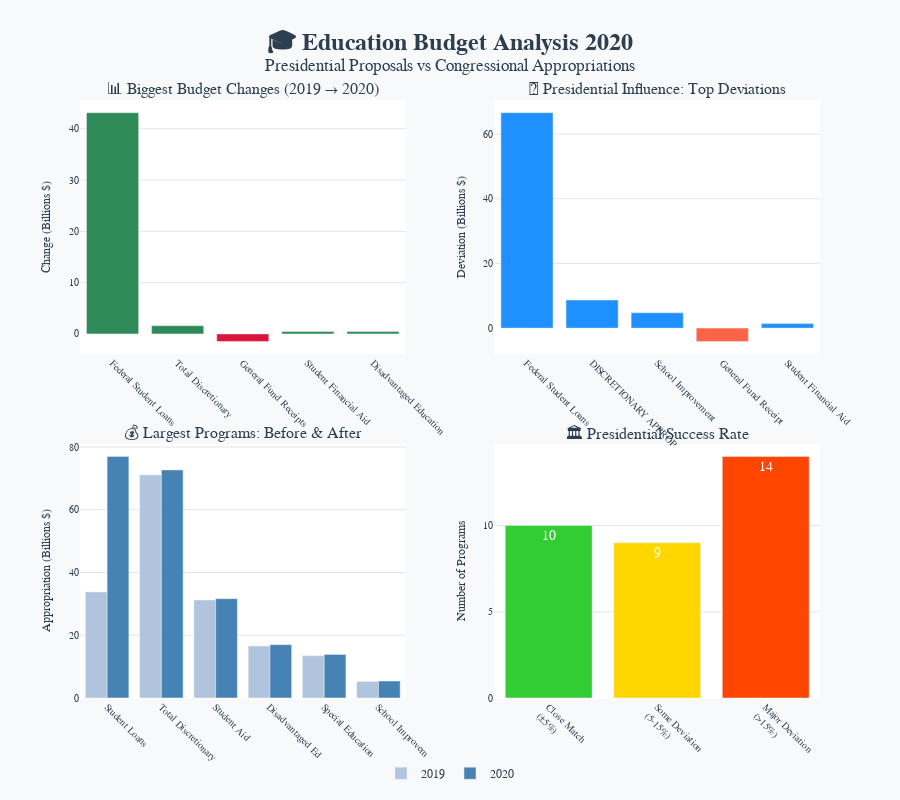

Write notebook code for a chart like this one.
### Code cell
import plotly.graph_objects as go
import plotly.express as px
from plotly.subplots import make_subplots

def create_clean_budget_dashboard(program_data):
    """Create a clean, focused budget analysis dashboard"""
    
    # Prepare data
    programs = [p.program for p in program_data]
    appropriation_2019 = [p.row.appropriation_2019 for p in program_data]
    appropriation_2020 = [p.row.appropriation_2020 for p in program_data]
    president_budget = [p.row.president_budget_2020 for p in program_data]
    change_from_2019 = [p.row.change_from_2019_amount for p in program_data]
    change_from_president = [p.row.change_from_president_amount for p in program_data]
    change_from_president_pct = [float(str(p.row.change_from_president_percent).replace('%', '').replace('(', '-').replace(')', '').replace('---', '0').strip() or '0') for p in program_data]
    
    # Create clean 2x2 layout
    fig = make_subplots(
        rows=2, cols=2,
        subplot_titles=[
            "📊 Biggest Budget Changes (2019 → 2020)",
            "🎯 Presidential Influence: Top Deviations", 
            "💰 Largest Programs: Before & After",
            "🏛️ Presidential Success Rate"
        ],
        specs=[[{"type": "bar"}, {"type": "bar"}],
               [{"type": "bar"}, {"type": "bar"}]],
        vertical_spacing=0.15,
        horizontal_spacing=0.12
    )
    
    # 1. Top Budget Changes - Clean and focused
    impact_data = list(zip(programs, change_from_2019))
    impact_data.sort(key=lambda x: abs(x[1]), reverse=True)
    top_5_changes = impact_data[:5]
    
    # Clean program names
    clean_names = []
    for prog, _ in top_5_changes:
        if "Federal Direct Student Loans" in prog:
            clean_names.append("Federal Student Loans")
        elif "DISCRETIONARY" in prog:
            clean_names.append("Total Discretionary")
        elif "Student Financial Assistance" in prog:
            clean_names.append("Student Financial Aid")
        elif "Education for the Disadvantaged" in prog:
            clean_names.append("Disadvantaged Education")
        else:
            clean_names.append(prog[:25])
    
    colors_1 = ['#2E8B57' if x[1] > 0 else '#DC143C' for x in top_5_changes]
    
    fig.add_trace(
        go.Bar(
            x=clean_names,
            y=[x[1]/1000000 for x in top_5_changes],
            marker_color=colors_1,
            text=[f"${abs(x[1]/1000000):.1f}B" for x in top_5_changes],
            textposition='outside',
            textfont=dict(size=12, color='white'),
            hovertemplate='<b>%{x}</b><br>Change: $%{y:.1f}B<extra></extra>',
            showlegend=False
        ),
        row=1, col=1
    )
    
    # 2. Presidential Influence - Where Congress deviated most
    pres_impact = list(zip(programs, change_from_president, change_from_president_pct))
    pres_impact.sort(key=lambda x: abs(x[1]), reverse=True)
    top_5_deviations = pres_impact[:5]
    
    clean_names_2 = []
    for prog, _, _ in top_5_deviations:
        if "Federal Direct Student Loans" in prog:
            clean_names_2.append("Federal Student Loans")
        elif "School Improvement" in prog:
            clean_names_2.append("School Improvement")
        elif "Higher Education" in prog:
            clean_names_2.append("Higher Education")
        elif "Student Financial Assistance" in prog:
            clean_names_2.append("Student Financial Aid")
        else:
            clean_names_2.append(prog[:20])
    
    colors_2 = ['#1E90FF' if x[1] > 0 else '#FF6347' for x in top_5_deviations]
    
    fig.add_trace(
        go.Bar(
            x=clean_names_2,
            y=[x[1]/1000000 for x in top_5_deviations],
            marker_color=colors_2,
            text=[f"{x[2]:.0f}%" for x in top_5_deviations],
            textposition='outside',
            textfont=dict(size=12, color='white'),
            hovertemplate='<b>%{x}</b><br>Deviation: $%{y:.1f}B<br>Percent: %{text}<extra></extra>',
            showlegend=False
        ),
        row=1, col=2
    )
    
    # 3. Largest Programs Comparison - Clean side by side
    largest_programs = list(zip(programs, appropriation_2019, appropriation_2020))
    largest_programs.sort(key=lambda x: x[2], reverse=True)
    top_6_programs = largest_programs[:6]
    
    clean_names_3 = []
    for prog, _, _ in top_6_programs:
        if "Federal Direct Student Loans" in prog:
            clean_names_3.append("Student Loans")
        elif "DISCRETIONARY" in prog:
            clean_names_3.append("Total Discretionary")
        elif "Student Financial Assistance" in prog:
            clean_names_3.append("Student Aid")
        elif "Education for the Disadvantaged" in prog:
            clean_names_3.append("Disadvantaged Ed")
        elif "Special Education" in prog:
            clean_names_3.append("Special Education")
        else:
            clean_names_3.append(prog[:15])
    
    fig.add_trace(
        go.Bar(
            x=clean_names_3,
            y=[x[1]/1000000 for x in top_6_programs],
            name='2019',
            marker_color='#B0C4DE',
            offsetgroup=1,
            hovertemplate='<b>%{x}</b><br>2019: $%{y:.1f}B<extra></extra>'
        ),
        row=2, col=1
    )
    
    fig.add_trace(
        go.Bar(
            x=clean_names_3,
            y=[x[2]/1000000 for x in top_6_programs],
            name='2020',
            marker_color='#4682B4',
            offsetgroup=2,
            hovertemplate='<b>%{x}</b><br>2020: $%{y:.1f}B<extra></extra>'
        ),
        row=2, col=1
    )
    
    # 4. Presidential Success Rate - Simple and clear
    success_high = sum(1 for pct in change_from_president_pct if abs(pct) < 5 and pct != 0)
    success_moderate = sum(1 for pct in change_from_president_pct if 5 <= abs(pct) < 15)
    success_low = sum(1 for pct in change_from_president_pct if abs(pct) >= 15)
    
    fig.add_trace(
        go.Bar(
            x=['Close Match<br>(±5%)', 'Some Deviation<br>(5-15%)', 'Major Deviation<br>(>15%)'],
            y=[success_high, success_moderate, success_low],
            marker_color=['#32CD32', '#FFD700', '#FF4500'],
            text=[success_high, success_moderate, success_low],
            textposition='inside',
            textfont=dict(size=14, color='white', family='Arial Black'),
            hovertemplate='<b>%{x}</b><br>Programs: %{y}<extra></extra>',
            showlegend=False
        ),
        row=2, col=2
    )
    
    # Clean layout
    fig.update_layout(
        height=800,
        title={
            'text': "<b>🎓 Education Budget Analysis 2020</b><br><sup>Presidential Proposals vs Congressional Appropriations</sup>",
            'x': 0.5,
            'font': {'size': 24, 'color': '#2C3E50'}
        },
        font=dict(family="Arial", size=12, color='#2C3E50'),
        plot_bgcolor='white',
        paper_bgcolor='#F8F9FA',
        showlegend=True,
        legend=dict(
            orientation="h",
            yanchor="bottom",
            y=-0.15,
            xanchor="center",
            x=0.5,
            font=dict(size=12)
        )
    )
    
    # Clean axes - remove clutter
    for i in range(1, 3):
        for j in range(1, 3):
            fig.update_xaxes(
                tickangle=45,
                title_font=dict(size=12),
                tickfont=dict(size=10),
                showgrid=False,
                row=i, col=j
            )
            fig.update_yaxes(
                title_font=dict(size=12),
                tickfont=dict(size=10),
                showgrid=True,
                gridcolor='#E5E5E5',
                gridwidth=1,
                row=i, col=j
            )
    
    # Specific axis labels
    fig.update_yaxes(title_text="Change (Billions $)", row=1, col=1)
    fig.update_yaxes(title_text="Deviation (Billions $)", row=1, col=2)
    fig.update_yaxes(title_text="Appropriation (Billions $)", row=2, col=1)
    fig.update_yaxes(title_text="Number of Programs", row=2, col=2)
    
    return fig

# Create the clean dashboard
clean_dashboard = create_clean_budget_dashboard(program_data)
clean_dashboard.show()

### Figure 1 — Plotly figure (JSON) as saved in the notebook; plotly's stock layout.template omitted (floating-point values rounded to 4 significant figures)
{"data": [{"hovertemplate": "<b>%{x}</b><br>Change: $%{y:.1f}B<extra></extra>", "marker": {"color": ["#2E8B57", "#2E8B57", "#DC143C", "#2E8B57", "#2E8B57"]}, "showlegend": false, "text": ["$43.1B", "$1.6B", "$1.5B", "$0.5B", "$0.5B"], "textfont": {"color": "white", "size": 12}, "textposition": "outside", "type": "bar", "x": ["Federal Student Loans", "Total Discretionary", "General Fund Receipts", "Student Financial Aid", "Disadvantaged Education"], "xaxis": "x", "y": [43.14, 1.603, -1.47, 0.46, 0.453], "yaxis": "y"}, {"hovertemplate": "<b>%{x}</b><br>Deviation: $%{y:.1f}B<br>Percent: %{text}<extra></extra>", "marker": {"color": ["#1E90FF", "#1E90FF", "#1E90FF", "#FF6347", "#1E90FF"]}, "showlegend": false, "text": ["644%", "14%", "700%", "42%", "5%"], "textfont": {"color": "white", "size": 12}, "textposition": "outside", "type": "bar", "x": ["Federal Student Loans", "DISCRETIONARY APPROP", "School Improvement", "General Fund Receipt", "Student Financial Aid"], "xaxis": "x2", "y": [66.61, 8.678, 4.729, -4.121, 1.396], "yaxis": "y2"}, {"hovertemplate": "<b>%{x}</b><br>2019: $%{y:.1f}B<extra></extra>", "marker": {"color": "#B0C4DE"}, "name": "2019", "offsetgroup": "1", "type": "bar", "x": ["Student Loans", "Total Discretionary", "Student Aid", "Disadvantaged Ed", "Special Education", "School Improvem"], "xaxis": "x3", "y": [33.81, 71.1, 31.2, 16.54, 13.47, 5.247], "yaxis": "y3"}, {"hovertemplate": "<b>%{x}</b><br>2020: $%{y:.1f}B<extra></extra>", "marker": {"color": "#4682B4"}, "name": "2020", "offsetgroup": "2", "type": "bar", "x": ["Student Loans", "Total Discretionary", "Student Aid", "Disadvantaged Ed", "Special Education", "School Improvem"], "xaxis": "x3", "y": [76.96, 72.7, 31.66, 17.0, 13.89, 5.405], "yaxis": "y3"}, {"hovertemplate": "<b>%{x}</b><br>Programs: %{y}<extra></extra>", "marker": {"color": ["#32CD32", "#FFD700", "#FF4500"]}, "showlegend": false, "text": ["10", "9", "14"], "textfont": {"color": "white", "family": "Arial Black", "size": 14}, "textposition": "inside", "type": "bar", "x": ["Close Match<br>(±5%)", "Some Deviation<br>(5-15%)", "Major Deviation<br>(>15%)"], "xaxis": "x4", "y": [10, 9, 14], "yaxis": "y4"}], "layout": {"annotations": [{"font": {"size": 16}, "showarrow": false, "text": "📊 Biggest Budget Changes (2019 → 2020)", "x": 0.22, "xanchor": "center", "xref": "paper", "y": 1, "yanchor": "bottom", "yref": "paper"}, {"font": {"size": 16}, "showarrow": false, "text": "🎯 Presidential Influence: Top Deviations", "x": 0.78, "xanchor": "center", "xref": "paper", "y": 1, "yanchor": "bottom", "yref": "paper"}, {"font": {"size": 16}, "showarrow": false, "text": "💰 Largest Programs: Before & After", "x": 0.22, "xanchor": "center", "xref": "paper", "y": 0.425, "yanchor": "bottom", "yref": "paper"}, {"font": {"size": 16}, "showarrow": false, "text": "🏛️ Presidential Success Rate", "x": 0.78, "xanchor": "center", "xref": "paper", "y": 0.425, "yanchor": "bottom", "yref": "paper"}], "font": {"color": "#2C3E50", "family": "Arial", "size": 12}, "height": 800, "legend": {"font": {"size": 12}, "orientation": "h", "x": 0.5, "xanchor": "center", "y": -0.15, "yanchor": "bottom"}, "paper_bgcolor": "#F8F9FA", "plot_bgcolor": "white", "showlegend": true, "title": {"font": {"color": "#2C3E50", "size": 24}, "text": "<b>🎓 Education Budget Analysis 2020</b><br><sup>Presidential Proposals vs Congressional Appropriations</sup>", "x": 0.5}, "xaxis": {"anchor": "y", "domain": [0, 0.44], "showgrid": false, "tickangle": 45, "tickfont": {"size": 10}, "title": {"font": {"size": 12}}}, "xaxis2": {"anchor": "y2", "domain": [0.56, 1], "showgrid": false, "tickangle": 45, "tickfont": {"size": 10}, "title": {"font": {"size": 12}}}, "xaxis3": {"anchor": "y3", "domain": [0, 0.44], "showgrid": false, "tickangle": 45, "tickfont": {"size": 10}, "title": {"font": {"size": 12}}}, "xaxis4": {"anchor": "y4", "domain": [0.56, 1], "showgrid": false, "tickangle": 45, "tickfont": {"size": 10}, "title": {"font": {"size": 12}}}, "yaxis": {"anchor": "x", "domain": [0.575, 1], "gridcolor": "#E5E5E5", "gridwidth": 1, "showgrid": true, "tickfont": {"size": 10}, "title": {"font": {"size": 12}, "text": "Change (Billions $)"}}, "yaxis2": {"anchor": "x2", "domain": [0.575, 1], "gridcolor": "#E5E5E5", "gridwidth": 1, "showgrid": true, "tickfont": {"size": 10}, "title": {"font": {"size": 12}, "text": "Deviation (Billions $)"}}, "yaxis3": {"anchor": "x3", "domain": [0, 0.425], "gridcolor": "#E5E5E5", "gridwidth": 1, "showgrid": true, "tickfont": {"size": 10}, "title": {"font": {"size": 12}, "text": "Appropriation (Billions $)"}}, "yaxis4": {"anchor": "x4", "domain": [0, 0.425], "gridcolor": "#E5E5E5", "gridwidth": 1, "showgrid": true, "tickfont": {"size": 10}, "title": {"font": {"size": 12}, "text": "Number of Programs"}}}}
